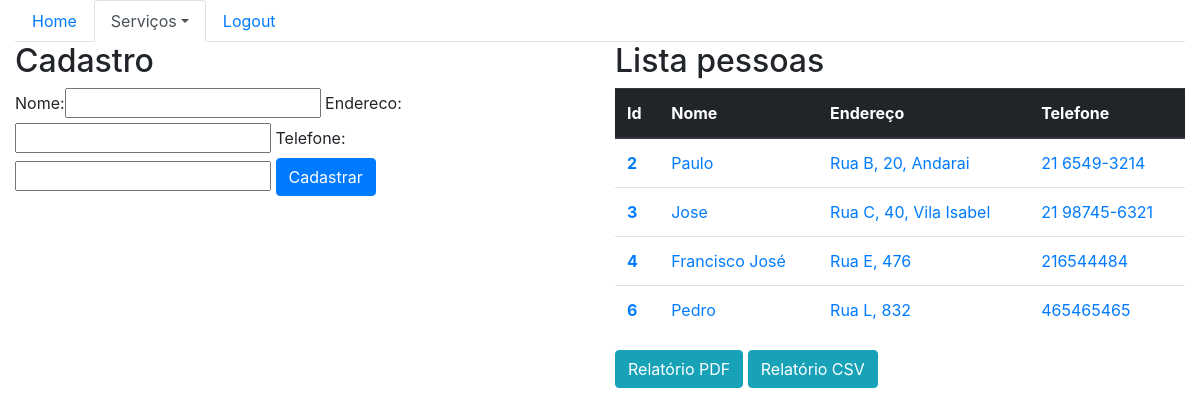
/sistema/pessoas (signed in), run on the app's committed database.
### core/models.py (models this page shows, shortened)
class Pessoa(models.Model):
    nome = models.CharField(max_length=100)
    endereco = models.CharField(max_length=200)
    telefone = models.CharField(max_length=20)

### core/views.py (the view)
# urls.py: path('pessoas', lista_pessoas, name='core_lista_pessoas'),
@login_required(login_url="home")
def lista_pessoas(request):
    pessoas = Pessoa.objects.all()
    form = PessoaForm()
    data = {'pessoas': pessoas, 'form': form}
    return render(request, 'core/lista_pessoas.html', data)

### core/forms.py
class PessoaForm(ModelForm):
    class Meta:
        model = Pessoa
        fields = '__all__'

### core/templates/core/lista_pessoas.html (shortened to what this page needs)
{% extends 'base.html' %}
{% load bootstrap %}
{% block menu %}
    <ul class="nav nav-tabs">
    <li class="nav-item">
        <a class="nav-link" href="{% url 'home' %}">Home</a>
    </li>
    <li class="nav-item dropdown">
        <a class="nav-link active dropdown-toggle" data-toggle="dropdown" href="#" role="button" aria-haspopup="true" aria-expanded="false">Serviços</a>
    </li>
    <li class="nav-item">
        <a class="nav-link" href="">Logout</a>
    </li>
    </ul>
{% endblock %}
{% block  main %}
    <div class="row">
        <div class="col-sm-6">
            <h2>Cadastro</h2>
            <form action="{% url 'core_pessoa_novo' %}" method="POST">
                {{ form|bootstrap }}
                <button type="submit" class="btn btn-primary">Cadastrar</button>
            </form>
            <br>
        </div>
        <div class="col-sm-6">
            <div class="row">
                <div class="col-12">
                    <h2>Lista pessoas</h2>
                </div>
            </div>
            <table class="table">
                <thead class="thead-dark">
                    <tr>
                    <th scope="col">Id</th>
                    <th scope="col">Nome</th>
                    <th scope="col">Endereço</th>
                    <th scope="col">Telefone</th>
                    </tr>
                </thead>
                <tbody>
                    {% for pessoa in pessoas %}
                        <tr>
                        <th scope="row"><a href="{% url 'core_pessoa_update' pessoa.id %}">{{ pessoa.id }}</a></th>
                        <td><a href="{% url 'core_pessoa_update' pessoa.id %}">{{ pessoa.nome }}</a></td>
                        <td><a href="{% url 'core_pessoa_update' pessoa.id %}">{{ pessoa.endereco }}</a></td>
                        <td><a href="{% url 'core_pessoa_update' pessoa.id %}">{{ pessoa.telefone }}</a></td>
                        </tr>
                    {% endfor %}
                </tbody>
            </table>
                <a class="btn btn-info" href="{% url 'pessoa_relatorio_pdf' %}">Relatório PDF</a>
                <a class="btn btn-info" href="{% url 'pessoa_relatorio_csv' %}">Relatório CSV</a>
        </div>
    </div>
{% endblock %}

### data on the page
Pessoa: id "2", nome "Paulo", endereco "Rua B, 20, Andarai", telefone "21 6549-3214"
Pessoa: id "3", nome "Jose", endereco "Rua C, 40, Vila Isabel", telefone "21 98745-6321"
Pessoa: id "4", nome "Francisco José", endereco "Rua E, 476", telefone "216544484"
Pessoa: id "6", nome "Pedro", endereco "Rua L, 832", telefone "465465465"
